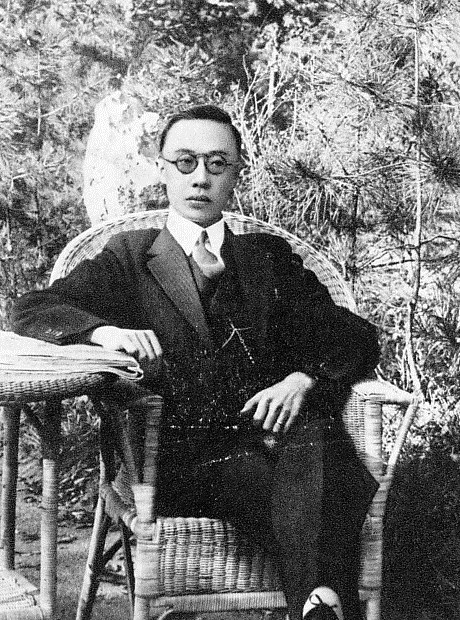
#> input picture assets/ui/leaders_raw/Aisin-Gioro_Puyi_01.jpg, 460 x 620 px, found by its file name
$ python process_portraits.py
#> lines starting #> are read from the running program, lines starting #| are printed output that depends on the picture
import os
import numpy as np
from PIL import Image, ImageDraw, ImageEnhance, ImageFilter

RAW = os.path.expanduser('~/workspace/ww2-asia/assets/ui/leaders_raw')
OUT = os.path.expanduser('~/workspace/ww2-asia/assets/ui/leaders')

def sepia_lut():
    lut = []
    stops = [(0, (26, 20, 15)), (90, (96, 74, 54)), (170, (178, 148, 112)), (255, (238, 222, 192))]
    for i in range(256):
        for (x0, c0), (x1, c1) in zip(stops, stops[1:]):
            if x0 <= i <= x1:
                t = (i - x0) / max(1, x1 - x0)
                lut.append(tuple(int(c0[k] + (c1[k] - c0[k]) * t) for k in range(3)))
                break
    return lut

LUT = sepia_lut()

def grade(img, face_xy):
    """img: 512x512 RGB. Warm sepia photo grade + face-centered light falloff."""
    g = img.convert('L')
    arr = np.asarray(g).astype(np.float32) / 255.0
    # gentle contrast
    arr = np.clip((arr - 0.5) * 1.10 + 0.52, 0, 1)
    g = Image.fromarray((arr * 255).astype(np.uint8))
    rgb = Image.merge('RGB', [g.point([c[0] for c in LUT]), g.point([c[1] for c in LUT]), g.point([c[2] for c in LUT])])
    # painterly softening: down-up resample + unsharp
    rgb = rgb.resize((288, 288), Image.LANCZOS).resize((512, 512), Image.LANCZOS)
    rgb = rgb.filter(ImageFilter.UnsharpMask(radius=3, percent=68, threshold=2))
    # light falloff away from the face
    fx, fy = face_xy
    yy, xx = np.mgrid[0:512, 0:512]
    dist = np.sqrt(((xx - fx) / 340.0) ** 2 + ((yy - fy) / 340.0) ** 2)
    fall = np.clip(1.06 - 0.52 * np.clip(dist - 0.35, 0, None) ** 1.5, 0.42, 1.06)
    a = np.asarray(rgb).astype(np.float32) * fall[..., None]
    return Image.fromarray(np.clip(a, 0, 255).astype(np.uint8))

# ---- Puyi: crop head+shoulders from the Tianjin-era seated portrait
im = Image.open(os.path.join(RAW, 'Aisin-Gioro_Puyi_01.jpg')).convert('RGB')
#> im is the input picture: PIL image 460x620 RGB; min 0, max 255, mean 117.6
W, H = im.size
#> W = 460; H = 620
side = int(W * 0.66)
#> side = 303
cx, cy = int(W * 0.435), int(H * 0.30)
#> cx = 200; cy = 186
box = (max(0, cx - side // 2), max(0, cy - side // 2), max(0, cx - side // 2) + side, max(0, cy - side // 2) + side)
#> box = (49, 35, 352, 338)
crop = im.crop(box).resize((512, 512), Image.LANCZOS)
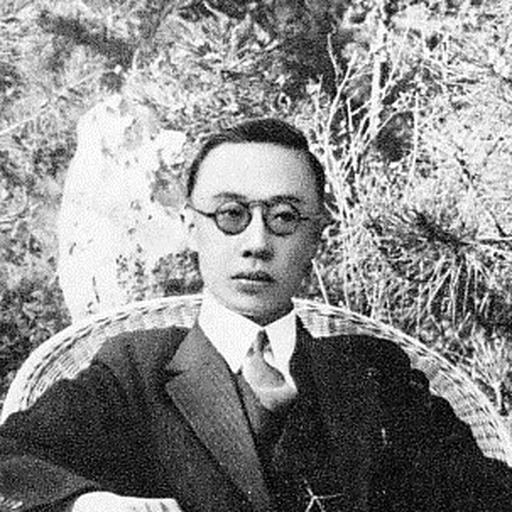
#> crop: PIL image 512x512 RGB; min 0, max 255, mean 138.5
out = grade(crop, (256, 205))
#> in grade, `a = np.asarray(rgb).astype(np.float32) * fall[..., None]`:
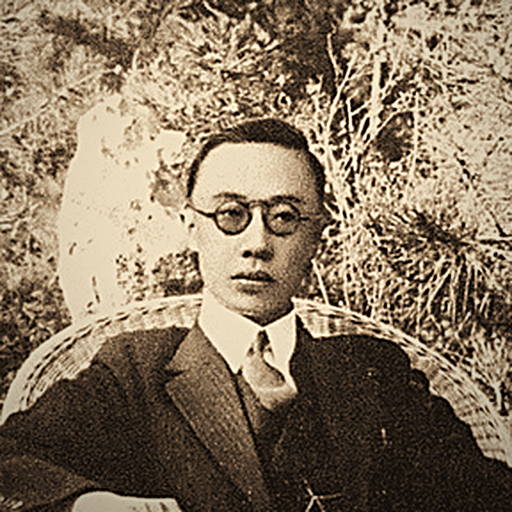
#> a: shape (512, 512, 3) float64; mean R, G, B 144.4, 125.8, 102; drawn with min black and max white
out.save(os.path.join(OUT, 'leader_manchukuo.png'))
print('leader_manchukuo from', im.size, 'crop', box)
#| leader_manchukuo from (460, 620) crop (49, 35, 352, 338)

# ---- Aung San: crop head+shoulders from the uniform portrait
im = Image.open(os.path.join(RAW, 'Aung%20San%20in%20uniform.jpg')).convert('RGB')
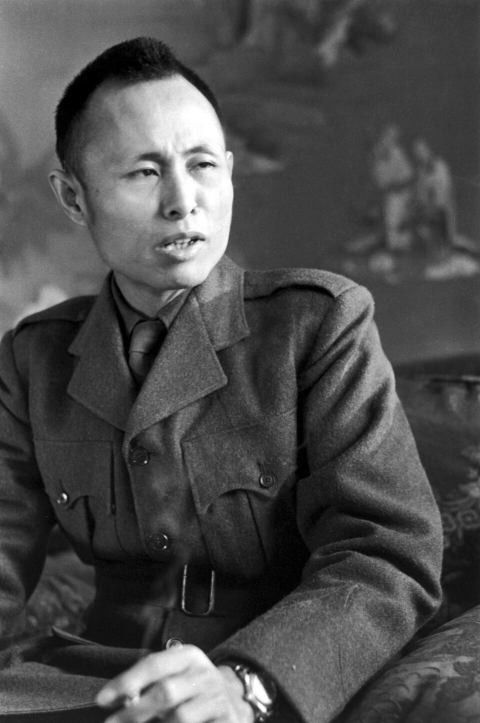
#> input picture assets/ui/leaders_raw/Aung%20San%20in%20uniform.jpg, 960 x 1446 px, found by its file name (shown at 1/2 size)
#> im: PIL image 960x1446 RGB
W, H = im.size
#> W = 960; H = 1446
side = int(W * 0.80)
#> side = 768
cx, cy = int(W * 0.50), int(H * 0.315)
#> cx = 480; cy = 455
x0 = min(max(0, cx - side // 2), W - side)
#> x0 = 96
y0 = min(max(0, cy - side // 2), H - side)
crop = im.crop((x0, y0, x0 + side, y0 + side)).resize((512, 512), Image.LANCZOS)
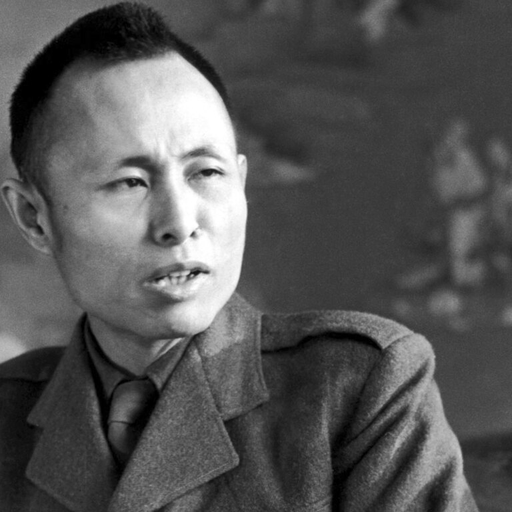
#> crop: PIL image 512x512 RGB; min 0, max 255, mean 84.8
out = grade(crop, (256, 195))
#> call 2 of grade, with face_xy = (256, 195)
#> in grade (call 2), `rgb = Image.merge('RGB', [g.point([c[0] for c in LUT]), g.point([c[1] ..`:
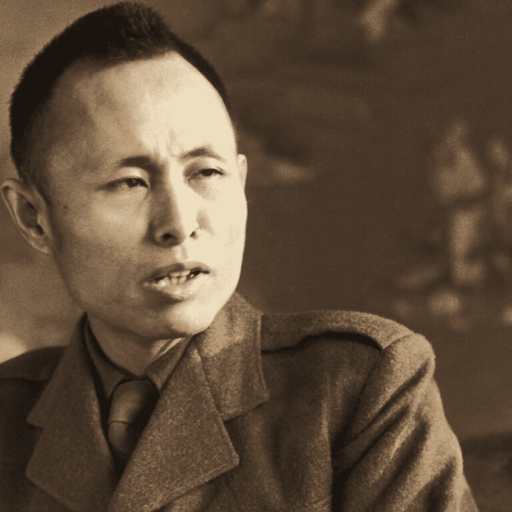
#> rgb: PIL image 512x512 RGB; mean R, G, B 94.8, 76.6, 58.2
#> in grade (call 2), `a = np.asarray(rgb).astype(np.float32) * fall[..., None]`:
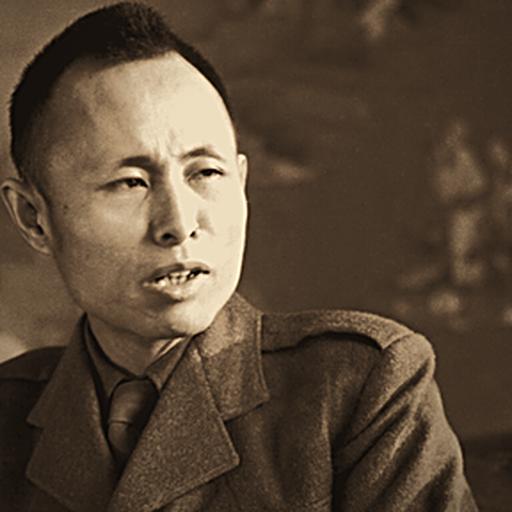
#> a: shape (512, 512, 3) float64; mean R, G, B 93.4, 75.6, 57.6; drawn with min black and max white
out.save(os.path.join(OUT, 'leader_bna.png'))
print('leader_bna from', im.size, 'crop', (x0, y0, x0 + side, y0 + side))
#| leader_bna from (960, 1446) crop (96, 71, 864, 839)

# comparison sheet: new two + two painted family members
sheet = Image.new('RGB', (512 * 4, 512), (20, 20, 20))
#> sheet: PIL image 2048x512 RGB; every value is 20
for i, n in enumerate(['leader_manchukuo', 'leader_bna', 'leader_japan', 'leader_roc']):
    sheet.paste(Image.open(os.path.join(OUT, n + '.png')).resize((512, 512)), (i * 512, 0))
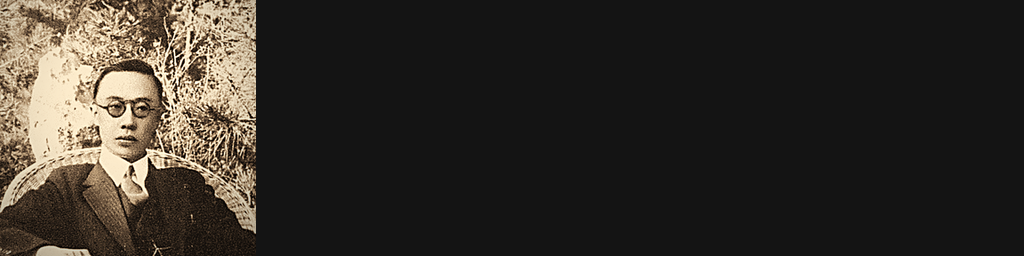
#> sheet: PIL image 2048x512 RGB (shown at 1/2 size); mean R, G, B 50.9, 46.3, 40.4
#> (the run stopped early here; a loop or call above may not have finished)
